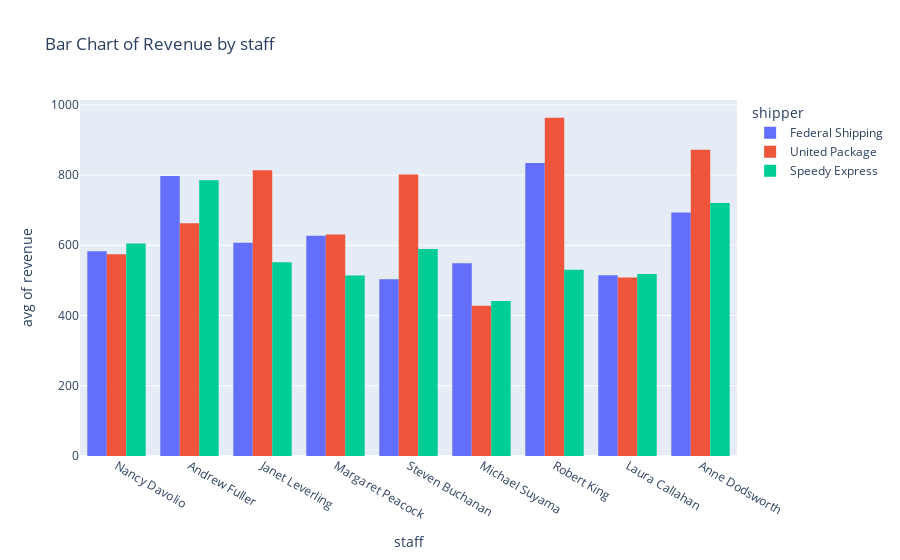

Write notebook code for a chart like this one.
### Code cell
# plotly

px.histogram(data_frame= orders_df, x = 'staff', y = 'revenue',
       title= 'Bar Chart of Revenue by staff', 
       histfunc= 'avg', color= 'shipper', barmode= 'group')

### Figure 1 — Plotly figure (JSON) as saved in the notebook; plotly's stock layout.template omitted (floating-point values rounded to 4 significant figures; data arrays with more than 128 entries replaced by an {"elided": "..."} marker saying what was removed)
{"data": [{"alignmentgroup": "True", "bingroup": "x", "histfunc": "avg", "hovertemplate": "shipper=Federal Shipping<br>staff=%{x}<br>avg of revenue=%{y}<extra></extra>", "legendgroup": "Federal Shipping", "marker": {"color": "#636efa", "pattern": {"shape": ""}}, "name": "Federal Shipping", "offsetgroup": "Federal Shipping", "orientation": "v", "showlegend": true, "type": "histogram", "x": {"elided": "645 str values"}, "xaxis": "x", "y": {"elided": "645 float values"}, "yaxis": "y"}, {"alignmentgroup": "True", "bingroup": "x", "histfunc": "avg", "hovertemplate": "shipper=United Package<br>staff=%{x}<br>avg of revenue=%{y}<extra></extra>", "legendgroup": "United Package", "marker": {"color": "#EF553B", "pattern": {"shape": ""}}, "name": "United Package", "offsetgroup": "United Package", "orientation": "v", "showlegend": true, "type": "histogram", "x": {"elided": "864 str values"}, "xaxis": "x", "y": {"elided": "864 float values"}, "yaxis": "y"}, {"alignmentgroup": "True", "bingroup": "x", "histfunc": "avg", "hovertemplate": "shipper=Speedy Express<br>staff=%{x}<br>avg of revenue=%{y}<extra></extra>", "legendgroup": "Speedy Express", "marker": {"color": "#00cc96", "pattern": {"shape": ""}}, "name": "Speedy Express", "offsetgroup": "Speedy Express", "orientation": "v", "showlegend": true, "type": "histogram", "x": {"elided": "646 str values"}, "xaxis": "x", "y": {"elided": "646 float values"}, "yaxis": "y"}], "layout": {"barmode": "group", "legend": {"title": {"text": "shipper"}, "tracegroupgap": 0}, "title": {"text": "Bar Chart of Revenue by staff"}, "xaxis": {"anchor": "y", "domain": [0, 1], "title": {"text": "staff"}}, "yaxis": {"anchor": "x", "domain": [0, 1], "title": {"text": "avg of revenue"}}}}
